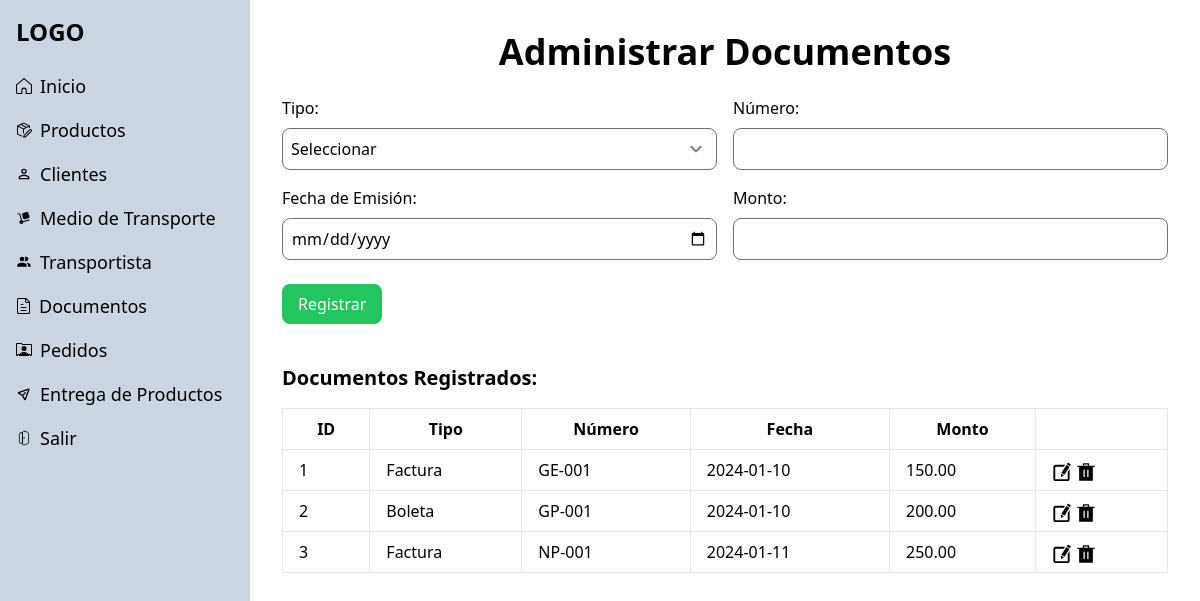
Page /php/layout/administrar-documentos.php (signed in) on the committed database.
### tables this page shows
CREATE TABLE
  documento (
    documento_id INT AUTO_INCREMENT PRIMARY KEY,
    tipo_documento VARCHAR(50) NOT NULL,
    numero VARCHAR(50) NOT NULL,
    fecha_emision DATE NOT NULL,
    monto DECIMAL(10, 2) NOT NULL
  );

### php/layout/administrar-documentos.php (the view, shortened to what this page needs)
<?php
include('../config/connection.php');
include('../components/head.php');
include('../components/sidebar.php');
$queryDocumento = "SELECT documento_id, tipo_documento, numero, fecha_emision, monto FROM documento";
$resultDocumento = mysqli_query($conn, $queryDocumento);
?>
<section class="p-8">
  <div class="container mx-auto">
    <h2 class="text-4xl font-bold mb-6 text-center">Administrar Documentos</h2>
    <form id="documentoForm" method="POST" action="../controllers/documentoCtrl/registrarCtrl.php" class="grid gap-6">
      <div class="grid grid-cols-2 gap-4">
        <div class="flex flex-col">
          <label for="tipo_documento" class="mb-2">Tipo:</label>
          <select id="tipo_documento" name="tipo_documento" class="p-2 border rounded-lg">
            <option value="">Seleccionar</option>
          </select>
        </div>
        <div class="flex flex-col">
          <label for="numero" class="mb-2">Número:</label>
          <input type="text" id="numero" name="numero" class="p-2 border rounded-lg">
        </div>
        <div class="flex flex-col">
          <label for="fecha_emision" class="mb-2">Fecha de Emisión:</label>
          <input type="date" id="fecha_emision" name="fecha_emision" class="p-2 border rounded-lg">
        </div>
        <div class="flex flex-col">
          <label for="monto" class="mb-2">Monto:</label>
          <input type="number" step="0.1" id="monto" name="monto" class="p-2 border rounded-lg">
        </div>
      </div>
      <div class="grid gap-4">
        <div class="flex justify-between">
          <button type="submit" class="bg-green-500 text-white px-4 py-2 rounded-lg">Registrar</button>
        </div>
        <div class="mt-6">
          <h3 class="text-xl font-bold mb-4">Documentos Registrados:</h3>
          <table class="min-w-full bg-white border">
            <thead>
              <tr>
                <th class="px-4 py-2 border">ID</th>
                <th class="px-4 py-2 border">Tipo</th>
                <th class="px-4 py-2 border">Número</th>
                <th class="px-4 py-2 border">Fecha</th>
                <th class="px-4 py-2 border">Monto</th>
              </tr>
            </thead>
            <tbody>
              <?php
              if ($resultDocumento->num_rows > 0) {
                while ($row = $resultDocumento->fetch_assoc()) {
                  echo "<tr>";
                  echo "<td class=\"px-4 py-2 border\">" . $row['documento_id'] . "</td>";
                  echo "<td class=\"px-4 py-2 border\">" . $row['tipo_documento'] . "</td>";
                  echo "<td class=\"px-4 py-2 border\">" . $row['numero'] . "</td>";
                  echo "<td class=\"px-4 py-2 border\">" . $row['fecha_emision'] . "</td>";
                  echo "<td class=\"px-4 py-2 border\">" . $row['monto'] . "</td>";
                  echo "<td class=\"px-4 py-2 border\"><a class='btn-editar' href='modificar-documento.php?id=" . $row['documento_id'] . "'><img src=\"../../assets/svg/edit.svg\" class=\"inline h-5\" alt=\"\"></a> <a class='btn-eliminar' href='../controllers/documentoCtrl/eliminarCtrl.php?id=" . $row['documento_id'] . "' onclick='return confirm(\"¿Estás seguro de que deseas eliminar este registro?\");'><img src=\"../../assets/svg/delete.svg\" class=\"inline h-5\" alt=\"\"></a></a></td>";
                  echo "</tr>";
                }
              } else {
                echo "<tr><td colspan='4'>No hay documentos disponibles</td></tr>";
              }
              ?>
            </tbody>
          </table>
        </div>
      </div>
    </form>
  </div>
</section>
<?php include('../components/footer.php'); ?>

### css/style.css (style rules this page uses)
.main-content { grid-template-columns:250px 1fr }

### rows in the picture
documento: documento_id "1", tipo_documento "Factura", numero "GE-001", fecha_emision "2024-01-10", monto "150.00"
documento: documento_id "2", tipo_documento "Boleta", numero "GP-001", fecha_emision "2024-01-10", monto "200.00"
documento: documento_id "3", tipo_documento "Factura", numero "NP-001", fecha_emision "2024-01-11", monto "250.00"
